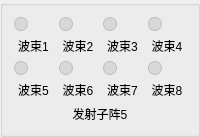
           <widget class="QGroupBox" name="grpArrayTx5">
            <property name="title">
             <string/>
            </property>
            <layout class="QVBoxLayout" name="layoutArrayTx5">
             <item>
              <layout class="QGridLayout" name="layoutArrayBeamsTx5">
               <item row="0" column="0">
                <layout class="QVBoxLayout" name="layoutTx5Beam1">
                 <item>
                  <widget class="QLabel" name="indicatorTx5Beam1">
                   <property name="minimumSize">
                    <size>
                     <width>14</width>
                     <height>14</height>
                    </size>
                   </property>
                   <property name="maximumSize">
                    <size>
                     <width>14</width>
                     <height>14</height>
                    </size>
                   </property>
                   <property name="styleSheet">
                    <string notr="true">background:#d8d8d8;border:1px solid #bdbdbd;border-radius:7px;</string>
                   </property>
                   <property name="text">
                    <string/>
                   </property>
                   <property name="alignment">
                    <set>Qt::AlignCenter</set>
                   </property>
                  </widget>
                 </item>
                 <item>
                  <widget class="QLabel" name="lblTx5Beam1">
                   <property name="text">
                    <string>波束1</string>
                   </property>
                   <property name="alignment">
                    <set>Qt::AlignCenter</set>
                   </property>
                  </widget>
                 </item>
                </layout>
               </item>
               <item row="0" column="1">
                <layout class="QVBoxLayout" name="layoutTx5Beam2">
                 <item>
                  <widget class="QLabel" name="indicatorTx5Beam2">
                   <property name="minimumSize">
                    <size>
                     <width>14</width>
                     <height>14</height>
                    </size>
                   </property>
                   <property name="maximumSize">
                    <size>
                     <width>14</width>
                     <height>14</height>
                    </size>
                   </property>
                   <property name="styleSheet">
                    <string notr="true">background:#d8d8d8;border:1px solid #bdbdbd;border-radius:7px;</string>
                   </property>
                   <property name="text">
                    <string/>
                   </property>
                   <property name="alignment">
                    <set>Qt::AlignCenter</set>
                   </property>
                  </widget>
                 </item>
                 <item>
                  <widget class="QLabel" name="lblTx5Beam2">
                   <property name="text">
                    <string>波束2</string>
                   </property>
                   <property name="alignment">
                    <set>Qt::AlignCenter</set>
                   </property>
                  </widget>
                 </item>
                </layout>
               </item>
               <item row="0" column="2">
                <layout class="QVBoxLayout" name="layoutTx5Beam3">
                 <item>
                  <widget class="QLabel" name="indicatorTx5Beam3">
                   <property name="minimumSize">
                    <size>
                     <width>14</width>
                     <height>14</height>
                    </size>
                   </property>
                   <property name="maximumSize">
                    <size>
                     <width>14</width>
                     <height>14</height>
                    </size>
                   </property>
                   <property name="styleSheet">
                    <string notr="true">background:#d8d8d8;border:1px solid #bdbdbd;border-radius:7px;</string>
                   </property>
                   <property name="text">
                    <string/>
                   </property>
                   <property name="alignment">
                    <set>Qt::AlignCenter</set>
                   </property>
                  </widget>
                 </item>
                 <item>
                  <widget class="QLabel" name="lblTx5Beam3">
                   <property name="text">
                    <string>波束3</string>
                   </property>
                   <property name="alignment">
                    <set>Qt::AlignCenter</set>
                   </property>
                  </widget>
                 </item>
                </layout>
               </item>
               <item row="0" column="3">
                <layout class="QVBoxLayout" name="layoutTx5Beam4">
                 <item>
                  <widget class="QLabel" name="indicatorTx5Beam4">
                   <property name="minimumSize">
                    <size>
                     <width>14</width>
                     <height>14</height>
                    </size>
                   </property>
                   <property name="maximumSize">
                    <size>
                     <width>14</width>
                     <height>14</height>
                    </size>
                   </property>
                   <property name="styleSheet">
                    <string notr="true">background:#d8d8d8;border:1px solid #bdbdbd;border-radius:7px;</string>
                   </property>
                   <property name="text">
                    <string/>
                   </property>
                   <property name="alignment">
                    <set>Qt::AlignCenter</set>
                   </property>
                  </widget>
                 </item>
                 <item>
                  <widget class="QLabel" name="lblTx5Beam4">
                   <property name="text">
                    <string>波束4</string>
                   </property>
                   <property name="alignment">
                    <set>Qt::AlignCenter</set>
                   </property>
                  </widget>
                 </item>
                </layout>
               </item>
               <item row="1" column="0">
                <layout class="QVBoxLayout" name="layoutTx5Beam5">
                 <item>
                  <widget class="QLabel" name="indicatorTx5Beam5">
                   <property name="minimumSize">
                    <size>
                     <width>14</width>
                     <height>14</height>
                    </size>
                   </property>
                   <property name="maximumSize">
                    <size>
                     <width>14</width>
                     <height>14</height>
                    </size>
                   </property>
                   <property name="styleSheet">
                    <string notr="true">background:#d8d8d8;border:1px solid #bdbdbd;border-radius:7px;</string>
                   </property>
                   <property name="text">
                    <string/>
                   </property>
                   <property name="alignment">
                    <set>Qt::AlignCenter</set>
                   </property>
                  </widget>
                 </item>
                 <item>
                  <widget class="QLabel" name="lblTx5Beam5">
                   <property name="text">
                    <string>波束5</string>
                   </property>
                   <property name="alignment">
                    <set>Qt::AlignCenter</set>
                   </property>
                  </widget>
                 </item>
                </layout>
               </item>
               <item row="1" column="1">
                <layout class="QVBoxLayout" name="layoutTx5Beam6">
                 <item>
                  <widget class="QLabel" name="indicatorTx5Beam6">
                   <property name="minimumSize">
                    <size>
                     <width>14</width>
                     <height>14</height>
                    </size>
                   </property>
                   <property name="maximumSize">
                    <size>
                     <width>14</width>
                     <height>14</height>
                    </size>
                   </property>
                   <property name="styleSheet">
                    <string notr="true">background:#d8d8d8;border:1px solid #bdbdbd;border-radius:7px;</string>
                   </property>
                   <property name="text">
                    <string/>
                   </property>
                   <property name="alignment">
                    <set>Qt::AlignCenter</set>
                   </property>
                  </widget>
                 </item>
                 <item>
                  <widget class="QLabel" name="lblTx5Beam6">
                   <property name="text">
                    <string>波束6</string>
                   </property>
                   <property name="alignment">
                    <set>Qt::AlignCenter</set>
                   </property>
                  </widget>
                 </item>
                </layout>
               </item>
               <item row="1" column="2">
                <layout class="QVBoxLayout" name="layoutTx5Beam7">
                 <item>
                  <widget class="QLabel" name="indicatorTx5Beam7">
                   <property name="minimumSize">
                    <size>
                     <width>14</width>
                     <height>14</height>
                    </size>
                   </property>
                   <property name="maximumSize">
                    <size>
                     <width>14</width>
                     <height>14</height>
                    </size>
                   </property>
                   <property name="styleSheet">
                    <string notr="true">background:#d8d8d8;border:1px solid #bdbdbd;border-radius:7px;</string>
                   </property>
                   <property name="text">
                    <string/>
                   </property>
                   <property name="alignment">
                    <set>Qt::AlignCenter</set>
                   </property>
                  </widget>
                 </item>
                 <item>
                  <widget class="QLabel" name="lblTx5Beam7">
                   <property name="text">
                    <string>波束7</string>
                   </property>
                   <property name="alignment">
                    <set>Qt::AlignCenter</set>
                   </property>
                  </widget>
                 </item>
                </layout>
               </item>
               <item row="1" column="3">
                <layout class="QVBoxLayout" name="layoutTx5Beam8">
                 <item>
                  <widget class="QLabel" name="indicatorTx5Beam8">
                   <property name="minimumSize">
                    <size>
                     <width>14</width>
                     <height>14</height>
                    </size>
                   </property>
                   <property name="maximumSize">
                    <size>
                     <width>14</width>
                     <height>14</height>
                    </size>
                   </property>
                   <property name="styleSheet">
                    <string notr="true">background:#d8d8d8;border:1px solid #bdbdbd;border-radius:7px;</string>
                   </property>
                   <property name="text">
                    <string/>
                   </property>
                   <property name="alignment">
                    <set>Qt::AlignCenter</set>
                   </property>
                  </widget>
                 </item>
                 <item>
                  <widget class="QLabel" name="lblTx5Beam8">
                   <property name="text">
                    <string>波束8</string>
                   </property>
                   <property name="alignment">
                    <set>Qt::AlignCenter</set>
                   </property>
                  </widget>
                 </item>
                </layout>
               </item>
              </layout>
             </item>
             <item>
              <widget class="QLabel" name="lblArrayNameTx5">
               <property name="text">
                <string>发射子阵5</string>
               </property>
               <property name="alignment">
                <set>Qt::AlignCenter</set>
               </property>
              </widget>
             </item>
            </layout>
           </widget>
